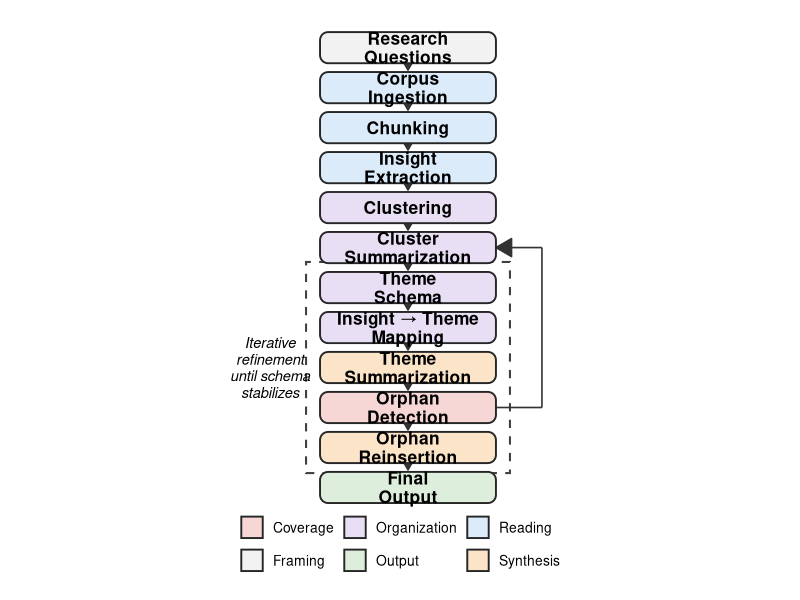
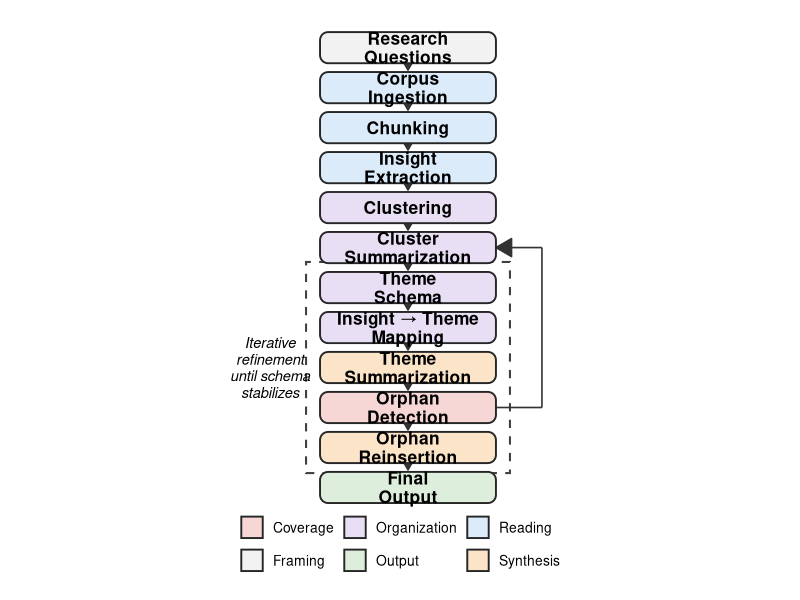

Write R code to recreate these figures, in order.
library(ggplot2)
library(ggforce)
library(dplyr)
library(stringr)

# -----------------------------
# Data
# -----------------------------

steps <- tibble::tribble(
  ~id, ~label, ~stage, ~in_loop,
  1,  "Research\nQuestions",            "Framing", FALSE,
  2,  "Corpus\nIngestion",              "Reading", FALSE,
  3,  "Chunking",                       "Reading", FALSE,
  4,  "Insight\nExtraction",            "Reading", FALSE,
  5,  "Clustering",                     "Organization", FALSE,
  6,  "Cluster\nSummarization",         "Organization", FALSE,
  7,  "Theme\nSchema",                  "Organization", TRUE,
  8,  "Insight \u2192 Theme\nMapping",   "Organization", TRUE,
  9,  "Theme\nSummarization",           "Synthesis", TRUE,
  10, "Orphan\nDetection",              "Coverage", TRUE,
  11, "Orphan\nReinsertion",            "Synthesis", TRUE,
  12, "Final\nOutput",                  "Output", FALSE
) |>
  mutate(
    x = 0,
    y = rev(seq_len(n())),
    width = 4.4,
    height = 0.78,
    xmin = x - width / 2,
    xmax = x + width / 2,
    ymin = y - height / 2,
    ymax = y + height / 2
  )

arrows <- steps |>
  arrange(id) |>
  mutate(
    x_start = x,
    y_start = ymin,
    x_end = lead(x),
    y_end = lead(ymax)
  ) |>
  filter(!is.na(x_end))

# Loop arrow: from Orphan Reinsertion back to Theme Schema
loop_arrow <- tibble::tibble(
  x_start = 2.2,
  y_start = steps$y[steps$id == 10],
  x_mid   = 3.35,
  y_mid1  = steps$y[steps$id == 10],
  y_mid2  = steps$y[steps$id == 6],
  x_end   = 2.2,
  y_end   = steps$y[steps$id == 6]
)

loop_box <- steps |>
  filter(in_loop) |>
  summarise(
    xmin = min(xmin) - 0.35,
    xmax = max(xmax) + 0.35,
    ymin = min(ymin) - 0.25,
    ymax = max(ymax) + 0.25
  )

steps_poly <- steps %>%
  rowwise() %>%
  mutate(
    x = list(c(xmin, xmax, xmax, xmin)),
    y = list(c(ymin, ymin, ymax, ymax))
  ) %>%
  tidyr::unnest(c(x, y))

# -----------------------------
# Plot
# -----------------------------

p <- ggplot() +
  # Iteration loop box
  geom_rect(
    data = loop_box,
    aes(xmin = xmin, xmax = xmax, ymin = ymin, ymax = ymax),
    fill = NA,
    color = "grey25",
    linewidth = 0.7,
    linetype = "dashed"
  ) +
  
  # Main arrows
  geom_segment(
    data = arrows,
    aes(x = x_start, y = y_start - 0.05, xend = x_end, yend = y_end + 0.05),
    arrow = arrow(length = unit(0.18, "inches"), type = "closed"),
    linewidth = 0.55,
    color = "grey20"
  ) +
  
  # Loop arrow: right side path
  geom_segment(
    data = loop_arrow,
    aes(x = x_start, y = y_start, xend = x_mid, yend = y_mid1),
    linewidth = 0.55,
    color = "grey20"
  ) +
  geom_segment(
    data = loop_arrow,
    aes(x = x_mid, y = y_mid1, xend = x_mid, yend = y_mid2),
    linewidth = 0.55,
    color = "grey20"
  ) +
  geom_segment(
    data = loop_arrow,
    aes(x = x_mid, y = y_mid2, xend = x_end, yend = y_end),
    arrow = arrow(length = unit(0.18, "inches"), type = "closed"),
    linewidth = 0.55,
    color = "grey20"
  ) +
  
  # Boxes
  geom_shape(
    data = steps_poly,
    aes(x = x, y = y, group = id, fill = stage),
    radius = unit(0.08, "inches"),
    color = "grey15",
    linewidth = 0.65
  ) +
  
  # Labels
  geom_text(
    data = steps,
    aes(x = x, y = y, label = label),
    size = 4.4,
    fontface = "bold",
    lineheight = 0.9
  ) +
  
  # Loop label
  annotate(
    "text",
    x = -3.45,
    y = mean(c(loop_box$ymin, loop_box$ymax)),
    label = "Iterative\nrefinement\nuntil schema\nstabilizes",
    size = 3.7,
    fontface = "italic",
    hjust = 0.5,
    lineheight = 0.95
  ) +
  
  scale_fill_manual(
    values = c(
      "Framing" = "#F2F2F2",
      "Reading" = "#DCEBFA",
      "Organization" = "#E8DFF5",
      "Synthesis" = "#FCE4C9",
      "Coverage" = "#F7D6D6",
      "Output" = "#DDEEDC"
    )
  ) +
  
  coord_equal(
    xlim = c(-4.5, 4.1),
    ylim = c(min(steps$y) - 0.5, max(steps$y) + 0.5),
    expand = FALSE
  ) +
  theme_void(base_size = 13) +
  theme(
    legend.position = "bottom",
    legend.title = element_blank(),
    legend.text = element_text(size = 10),
    plot.margin = margin(20, 20, 20, 20)
  )

p

# Save as vector PDF for LaTeX / arXiv
ggsave("readingmachine_pipeline.pdf", p, width = 7, height = 10, device = cairo_pdf)

# Optional SVG export
# install.packages("svglite")
# ggsave("readingmachine_pipeline.svg", p, width = 7, height = 10, device = svglite::svglite)
